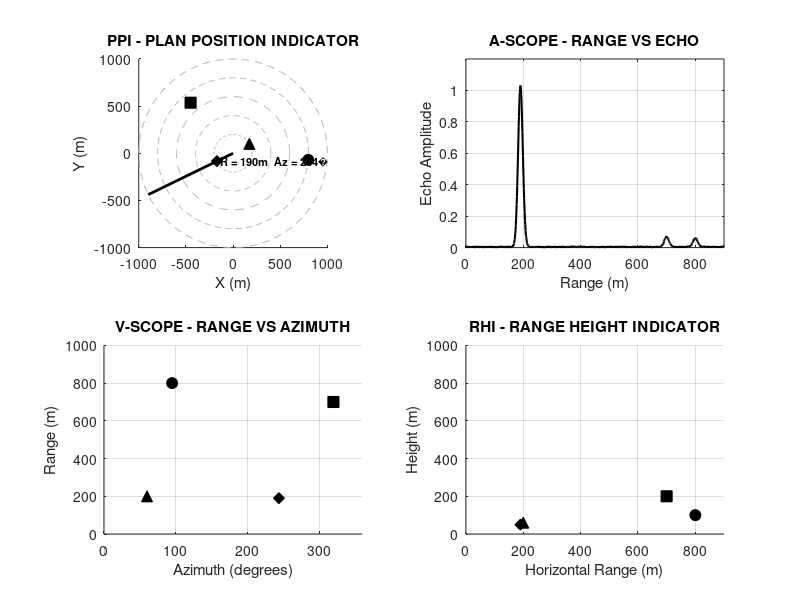

The MATLAB source for this figure:
%% Radar Display Simulation: PPI, A-Scope, V-Scope and RHI
clc; clear; close all; rng(1);

%% Targets
R   = [800 200 190 700];            % horizontal range (m)
az  = [95 60 244 320];              % azimuth (deg from North)
h   = [100 60 50 200];              % height (m)
amp = [0.7 0.6 1 0.8];              % echo strength
mk  = {'o', '^', 'd', 's'};         % marker for each target
x = R.*sind(az);  y = R.*cosd(az);  % polar -> Cartesian

fprintf('Target Results\n');
for k = 1:4
    fprintf('T%d: Range = %d m, Azimuth = %d deg, Height = %d m\n', k, R(k), az(k), h(k));
end

figure('Color', 'w');

%% 1. PPI - Plan Position Indicator
subplot(2,2,1); hold on; axis([-1000 1000 -1000 1000]); axis square;
title('PPI - PLAN POSITION INDICATOR'); xlabel('X (m)'); ylabel('Y (m)');
th = 0:360;
for rr = 200:200:1000                                   % range rings
    plot(rr*cosd(th), rr*sind(th), '--', 'Color', [0.7 0.7 0.7]);
end
for k = 1:4
    plot(x(k), y(k), mk{k}, 'MarkerSize', 8, 'MarkerFaceColor', 'k', 'MarkerEdgeColor', 'k');
end
sweep = plot([0 0], [0 0], 'k', 'LineWidth', 2);        % rotating beam
label = text(0, 0, '', 'FontSize', 8, 'FontWeight', 'bold');

%% 2. A-Scope - Range vs Echo Amplitude
r = 0:900;
subplot(2,2,2);
ascope = plot(r, zeros(size(r)), 'k', 'LineWidth', 1.5); grid on;
axis([0 900 0 1.2]);
title('A-SCOPE - RANGE VS ECHO'); xlabel('Range (m)'); ylabel('Echo Amplitude');

%% 3. V-Scope - Range vs Azimuth
subplot(2,2,3); hold on; grid on; axis([0 360 0 1000]);
title('V-SCOPE - RANGE VS AZIMUTH'); xlabel('Azimuth (degrees)'); ylabel('Range (m)');
for k = 1:4
    plot(az(k), R(k), mk{k}, 'MarkerSize', 8, 'MarkerFaceColor', 'k', 'MarkerEdgeColor', 'k');
end

%% 4. RHI - Range Height Indicator
subplot(2,2,4); hold on; grid on; axis([0 900 0 1000]);
title('RHI - RANGE HEIGHT INDICATOR'); xlabel('Horizontal Range (m)'); ylabel('Height (m)');
for k = 1:4
    plot(R(k), h(k), mk{k}, 'MarkerSize', 8, 'MarkerFaceColor', 'k', 'MarkerEdgeColor', 'k');
end

%% Rotate the antenna (0 to 244 deg) and update PPI + A-Scope
for beam = 0:4:244
    set(sweep, 'XData', [0 1000*sind(beam)], 'YData', [0 1000*cosd(beam)]);

    dAz  = abs(mod(az - beam + 180, 360) - 180);        % angle between beam and target
    gain = max(exp(-(dAz/20).^2), 0.08);                % main beam + small sidelobe
    echo = 0.01*rand(size(r));
    for k = 1:4
        echo = echo + amp(k)*gain(k)*exp(-(r-R(k)).^2/(2*8^2));
    end
    set(ascope, 'YData', echo);

    hit = find(dAz < 2, 1);                             % beam is on a target
    if isempty(hit)
        set(label, 'String', '');
    else
        set(label, 'Position', [x(hit)+40 y(hit)], ...
            'String', sprintf('R = %dm  Az = %d%c', R(hit), az(hit), char(176)));
    end
    drawnow; pause(0.05);
end
